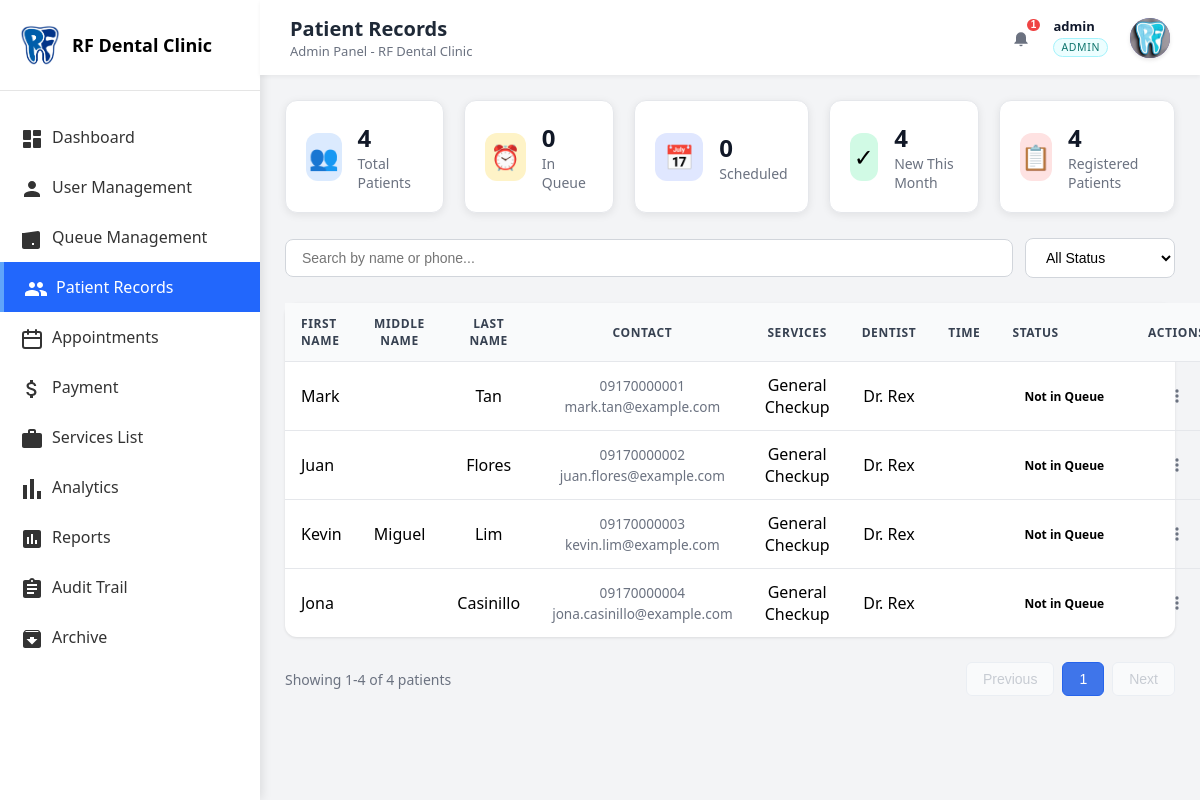
The page /master/admin/admin_patients.php (signed in) on the database its author committed.
### tables this page shows
CREATE TABLE `patients` (
  `id` int(11) NOT NULL,
  `user_id` int(11) DEFAULT NULL,
  `first_name` varchar(100) DEFAULT NULL,
  `middle_name` varchar(100) DEFAULT NULL,
  `last_name` varchar(100) DEFAULT NULL,
  `suffix` varchar(10) DEFAULT NULL,
  `age` int(11) DEFAULT NULL,
  `gender` varchar(10) DEFAULT NULL,
  `date_of_birth` date DEFAULT NULL,
  `phone` varchar(20) DEFAULT NULL,
  `email` varchar(100) DEFAULT NULL,
  `address` text DEFAULT NULL,
  `city` varchar(100) DEFAULT NULL,
  `province` varchar(100) DEFAULT NULL,
  `zip_code` varchar(20) DEFAULT NULL,
  `religion` varchar(50) DEFAULT NULL,
  `dental_insurance` varchar(100) DEFAULT NULL,
  `insurance_effective_date` date DEFAULT NULL,
  `registration_source` varchar(50) DEFAULT 'direct',
  `source_appointment_id` int(11) DEFAULT NULL,
  `status` enum('active','inactive') DEFAULT 'active',
  `is_archived` tinyint(1) NOT NULL DEFAULT 0,
  `created_at` timestamp NOT NULL DEFAULT current_timestamp(),
  `updated_at` timestamp NOT NULL DEFAULT current_timestamp() ON UPDATE current_timestamp(),
  `created_by` int(11) DEFAULT NULL,
  `deleted_at` datetime DEFAULT NULL
);

### master/admin/admin_patients.php (the view, shortened to what the rows shown need)
<?php
try {
    require_once __DIR__ . '/../../config/database.php';
    $checkColumn = $pdo->query("SHOW COLUMNS FROM patients LIKE 'is_archived'");
    $hasArchiveColumn = $checkColumn->rowCount() > 0;
    $checkSourceCol = $pdo->query("SHOW COLUMNS FROM patients LIKE 'registration_source'");
    $hasSourceColumn = $checkSourceCol->rowCount() > 0;
    $currentPage = isset($_GET['page']) ? (int)$_GET['page'] : 1;
    $patientsPerPage = 7;
    $offset = ($currentPage - 1) * $patientsPerPage;
    $whereConditions = [];
    if ($hasArchiveColumn) {
        $whereConditions[] = "p.is_archived = 0";
    }
    if ($hasSourceColumn) {
        $whereConditions[] = "(p.registration_source IS NULL OR p.registration_source = 'direct' OR p.registration_source = 'appointment_converted')";
    }
    $whereClause = !empty($whereConditions) ? "WHERE " . implode(" AND ", $whereConditions) : "";
    $stmt = $pdo->query("
        SELECT p.*,
               TIMESTAMPDIFF(YEAR, p.date_of_birth, CURDATE()) as age,
               q.status as queue_status,
               q.treatment_type,
               q.queue_time,
               q.priority
        FROM patients p
        LEFT JOIN queue q ON p.id = q.patient_id
            AND q.id = (
                SELECT MAX(id) FROM queue
                WHERE patient_id = p.id
                AND DATE(q.created_at) = CURDATE()
            )
        $whereClause
        ORDER BY p.created_at DESC
        LIMIT $offset, $patientsPerPage
    ");
    $patients = $stmt->fetchAll(PDO::FETCH_ASSOC);
} catch (Exception $e) {
    $patients = [];
    $totalPatients = 0;
    $inQueue = 0;
    $scheduledCount = 0;
    $newThisMonth = 0;
    $currentPage = 1;
    $totalPages = 0;
    $patientsPerPage = 7;
    $showingStart = 0;
    $showingEnd = 0;
}
require_once __DIR__ . '/../../includes/admin_layout_start.php';
?>
            <div class="content-main">
                <div class="table-container" style="height: auto;">
                    <table class="data-table">
                        <thead>
                            <tr>
                                <th>First Name</th>
                                <th>Middle Name</th>
                                <th>Last Name</th>
                                <th>Contact</th>
                                <th>Services</th>
                                <th>Dentist</th>
                                <th>Time</th>
                                <th>Status</th>
                                <th>Actions</th>
                            </tr>
                        </thead>
                        <tbody id="patientsTableBody">
                            <?php if (empty($patients)): ?>
                                <tr>
                                    <td colspan="9" style="text-align: center; padding: 60px; color: #6b7280;">
                                        No patients found
                                    </td>
                                </tr>
                            <?php else: ?>
                                <?php foreach ($patients as $patient): ?>
                                    <tr class="patient-row"
                                        data-name="<?php echo strtolower(htmlspecialchars($patient['first_name'] ?? 'Unknown')); ?>"
                                        data-phone="<?php echo strtolower(htmlspecialchars($patient['phone'] ?? '')); ?>">
                                        <td>
                                            <?php echo htmlspecialchars($patient['first_name'] ?? ''); ?>
                                        </td>
                                        <td>
                                            <?php echo htmlspecialchars($patient['middle_name'] ?? ''); ?>
                                        </td>
                                        <td>
                                            <?php echo htmlspecialchars($patient['last_name'] ?? ''); ?>
                                        </td>
                                        <td>
                                            <div class="patient-contact">
                                                <div><?php echo htmlspecialchars($patient['phone'] ?: 'N/A'); ?></div>
                                                <div><?php echo htmlspecialchars($patient['email'] ?? ''); ?></div>
                                            </div>
                                        </td>
                                        <td><?php echo htmlspecialchars($patient['treatment_type'] ?? 'General Checkup'); ?></td>
                                        <td>Dr. Rex</td>
                                        <td>
                                            <div class="time-display">
                                            </div>
                                        </td>
                                        <td>
                                            <?php
                                            $status = $patient['queue_status'];
                                            if ($status === 'waiting') {
                                                echo '<span class="status-badge waiting">Waiting</span>';
                                            } elseif ($status === 'in_procedure') {
                                                echo '<span class="status-badge in-procedure">In Procedure</span>';
                                            } elseif ($status === 'completed') {
                                                echo '<span class="status-badge completed">Completed</span>';
                                            } elseif ($status === 'on_hold') {
                                                echo '<span class="status-badge on-hold">On Hold</span>';
                                            } elseif ($status === 'scheduled') {
                                                echo '<span class="status-badge scheduled">Scheduled</span>';
                                            } else {
                                                echo '<span class="status-badge">Not in Queue</span>';
                                            }
                                            ?>
                                        </td>
                                        <td>
                                            <div class="patient-kebab-menu">
                                                <button class="patient-kebab-btn" data-patient-id="<?php echo $patient['id']; ?>">
                                                    <svg xmlns="http://www.w3.org/2000/svg" width="20" height="20" viewBox="0 0 24 24" fill="currentColor">
                                                        <circle cx="12" cy="6" r="2"/>
                                                        <circle cx="12" cy="12" r="2"/>
                                                        <circle cx="12" cy="18" r="2"/>
                                                    </svg>
                                                </button>
                                            </div>
                                        </td>
                                    </tr>
                                <?php endforeach; ?>
                            <?php endif; ?>
                        </tbody>
                    </table>
                </div>
            </div>
<?php
require_once __DIR__ . '/../../includes/admin_layout_end.php';
?>

### rows shown on the page
patients: first_name "Mark", last_name "Tan", phone "09170000001", email "mark.tan@example.com", treatment_type "General Checkup"
patients: first_name "Juan", last_name "Flores", phone "09170000002", email "juan.flores@example.com", treatment_type "General Checkup"
patients: first_name "Kevin", middle_name "Miguel", last_name "Lim", phone "09170000003", email "kevin.lim@example.com", treatment_type "General Checkup"
patients: first_name "Jona", last_name "Casinillo", phone "09170000004", email "jona.casinillo@example.com", treatment_type "General Checkup"

### other values the page prints
$pageTitle "Patient Records"
$notificationTotal "1"
$displayHeaderName "admin"
$_SESSION['role'] "ADMIN"
$totalPatients "4"
$inQueue "0"
$scheduledCount "0"
$newThisMonth "4"
$showingStart "1"
$showingEnd "4"
